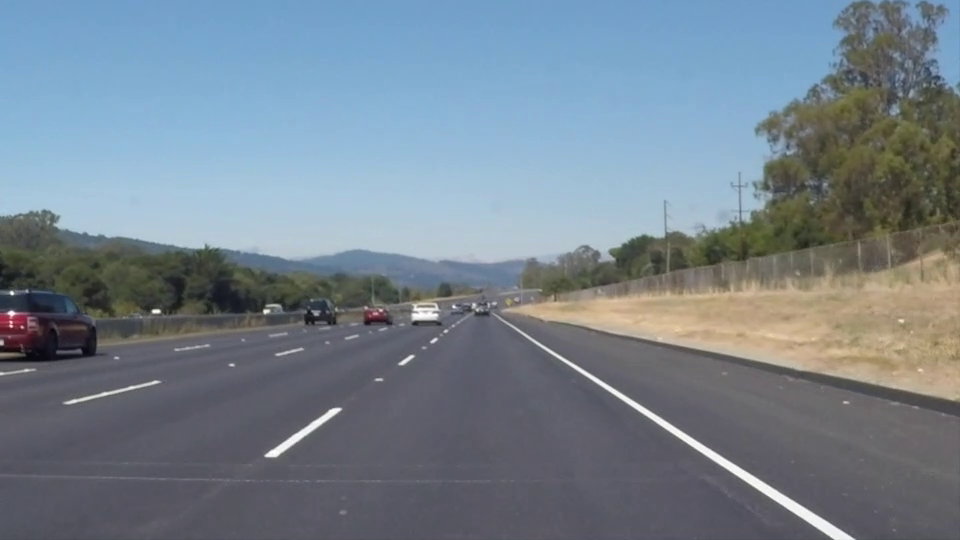
#> input picture frame 22 of test_videos/solidWhiteRight.mp4, 960 x 540 px
$ python runtime.py
#> lines starting #> are read from the running program, lines starting #| are printed output that depends on the picture; after the words box and inside, x2 and y2 are one past the last pixel; in counts of white or black regions, pixels touching at a corner belong together
### image_processing.py
import cv2
import numpy as np
import matplotlib.pyplot as plt


def filter_colours(img, low_filter = (0,200,0), high_filter = (120,255,120)):
    # This filter will filter out the ccolor oiut of white.

    img_hsv = cv2.cvtColor(img, cv2.COLOR_BGR2HSV)

    #low_filter = (0,200,0)
    #high_filter = (180, 255, 255)

    colour_mask = cv2.inRange(img_hsv, low_filter, high_filter)
    colour_mask = cv2.bitwise_not(colour_mask)
    colour_mask = np.stack((colour_mask,) * 3, axis=-1)

#    img_hsv[colour_mask != 0] = [0,0,0]
    img_bgr = cv2.bitwise_and(img, colour_mask)
    #img_bgr = cv2.cvtColor(img_hsv, cv2.COLOR_HSV2BGR)


    return img_bgr
    return colour_mask

def define_ROI(img, corners):

    mask = np.zeros_like(img)
    white = (255,255,255)

    cv2.fillPoly(mask, pts = [corners], color = white)


    img = cv2.bitwise_and(img, mask)

    return img

def blurring(img, kernel):
    img = cv2.cvtColor(img, cv2.COLOR_BGR2GRAY)
    blurred = cv2.GaussianBlur(img, (kernel, kernel), 0)
    return blurred

def edging(img, low, high):
    edged = cv2.Canny(img, low, high, None, 3)
    return edged

def detect_lines(img, angle):
    limit = np.tan(angle)
    img_c = img.copy()
    lines = cv2.HoughLinesP(img_c, 0.75, np.pi / 180 , threshold=10, minLineLength=10, maxLineGap=30)
    img_c = cv2.cvtColor(img_c, cv2.COLOR_GRAY2BGR)
    if lines is not None:
        for i in range(len(lines)):
            x0, y0, x1, y1 = lines[i][0]
            if x1 != x0:
                tangent = ((y1-y0)/(x1-x0))
            if abs(tangent) > limit:
                cv2.line(img_c, (x0, y0), (x1, y1), (255,0,0), 3, cv2.LINE_AA)
    rl, ll =checking_lines(lines, angle)

    return img_c, rl, ll

def checking_lines(lines, angle):
    #print(len(lines))
    left_lines = []
    right_lines = []
    limit = np.tan(angle)

    for i in range(len(lines)):
        x0, y0, x1, y1 = lines[i][0]
        if x1 != x0:
            tangent = ((y1-y0)/(x1-x0))
        if abs(tangent) > limit:
            if tangent > 0:
                left_lines.append([x0, y0, x1, y1])
            elif tangent < 0:
                right_lines.append([x0, y0, x1, y1])
        #print(lines[i][0], tangent, limit)
    #print('right', right_lines)
    #print('left',left_lines)


    return right_lines, left_lines

def unifying_lines(lin):

    tan = []
    con = []
    long  = []

    for i in range(len(lin)):
        #print(i, lin[i])
        x0, y0, x1, y1  = lin[i]
        if x1 !=x0:
            tangent = (y1-y0)/(x1-x0)
            b = y1 - tangent*x1
            length = np.sqrt((y1-y0)**2+(x1-x0)**2)
            if length > 20:
                tan.append(tangent)
                con.append(b)
                long.append(length)


    # add more weight to longer lines
    if len(tan) > 0:
        final_tangent= sum(np.array(long) * np.array(tan)) /np.sum(long)
        final_b = sum(np.array(long) * np.array(con)) /np.sum(long)
    else:
        final_tangent = None
        lane = None
        final_b = None
    return final_tangent, final_b

def write_lines(img, left, right):

	height = img.shape[0]
	blank = np.zeros_like(img)

    #left points
	if left != None:
		left_y0 = int(height)
		left_y1 = int(round((height * 0.7),0))
		left_x0 = round((left_y0 - left[1])/left[0])
		left_x1 = round((left_y1 - left[1])/left[0])
		cv2.line(blank, (left_x0,left_y0), (left_x1,left_y1),  (255,0,0), 15)

    #right points
	if right != None:
		right_y0 = int(height)
		right_y1 = int(round((height * 0.7),0))
		right_x0 = round(int(right_y0 - right[1])/right[0])
		right_x1 = round(int(right_y1 - right[1])/right[0])
		cv2.line(blank, (right_x0,right_y0), (right_x1,right_y1),  (255,0,0), 15)


	return cv2.addWeighted(img, 0.9, blank, 0.95, 0.0)

def process_img(img, type = 0):

    #type =
    img_show = img[:,:,::-1]

    # Cropping Params
    row = img.shape[0]
    col = img.shape[1]
    angle = 20*(np.pi/180) #(Tangent in degrees)


    up_left = [col* 0.35, row * 0.50]
    up_right = [col* 0.65, row * 0.5]
    bottom_left = [col * 0, row * 1]
    bottom_right = [col* 1,row * 1]
    corners = np.array([up_left, up_right, bottom_right, bottom_left], dtype = 'int32')
    # Blurring Pars
    blur_kernel = 15
    sigma = 0
    #Edging pars
    low = 50
    high = 150

    #Img_processing
    filtered = filter_colours(img)
    blurred = blurring(filtered, blur_kernel)
    edged = edging(blurred, low, high)
    detection_ROI = define_ROI(edged, corners)

    # detect the lines, returns the image and the left and right oriented lines
    lines_detected, rl, ll = detect_lines(detection_ROI, angle)
    #group the lines
    #print(ll, rl)
    right = unifying_lines(rl)
    left = unifying_lines(ll)
    #print(left, right)
    lines_refined = write_lines(img_show, left, right)


    # display for test
    if type == 1:
        fig = plt.figure(figsize = (15,10))
        fig.add_subplot(3,3,1)
        plt.title('Original')
        plt.imshow(img_show)
        fig.add_subplot(3,3,2)
        plt.title('Color Filter')
        plt.imshow(filtered)
        fig.add_subplot(3,3,3)
        plt.title('Blurred')
        plt.imshow(blurred, cmap = 'gray')
        fig.add_subplot(3,3,4)
        plt.title('Edge')
        plt.imshow(edged, cmap = 'gray')
        fig.add_subplot(3,3,5)
        plt.title('Region of Interest')
        plt.imshow(detection_ROI, cmap = 'gray')
        fig.add_subplot(3,3,6)
        plt.title('Lines')
        plt.imshow(lines_detected)
        fig.add_subplot(3,3,7)
        plt.title('Lines refined')
        plt.imshow(lines_refined, cmap = 'gray')
        plt.show()

    return lines_refined


# [19 lines left out: function write_ROI, not called in this run]


def main():
    pass
    #test img
    # img = cv2.imread('./test_images/solidWhiteCurve.jpg')
    # print(img.shape)


    # process_img(img, 1)


# [2 lines that do not run on import are left out]

### runtime.py
import cv2
import numpy as np
import image_processing as ip


type = 1 # 0 for test


cap = cv2.VideoCapture('./test_videos/solidWhiteRight.mp4')
#window_name = ('Face Recognition')
#cv2.namedWindow(window_name)

while True:
    ret, frame = cap.read()
#> frame is the input picture: shape (540, 960, 3); mean B, G, R 141.9, 130.7, 117.7
    if ret:
        key = cv2.waitKey(10)
#> (key Esc is pressed here)

        frame = ip.process_img(frame, 0)
#> in edging, `edged = cv2.Canny(img, low, high, None, 3)`:
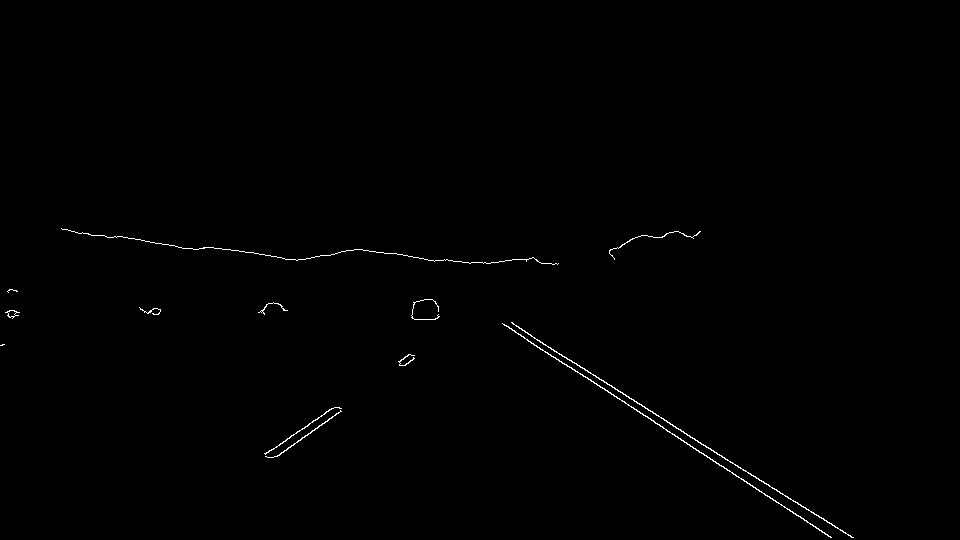
#> edged: shape (540, 960); 0.43% white in thin lines or dots, all inside (x1, y1, x2, y2) = (0, 228, 854, 538)
#> in define_ROI, `cv2.fillPoly(mask, pts = [corners], color = white)`:
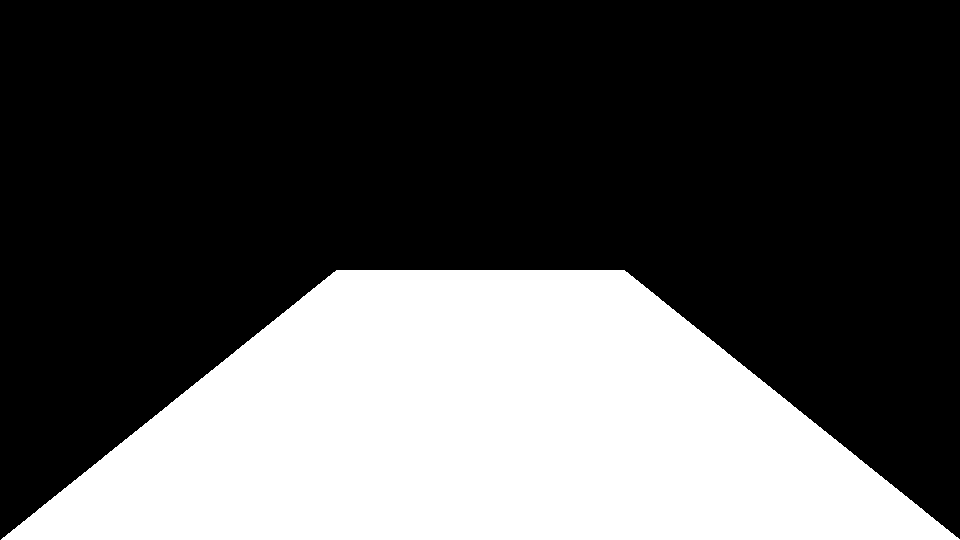
#> mask: shape (540, 960); 32.5% white; 1 white region, box (x1, y1, x2, y2) and area: (1, 270, 960, 540) 168546
#> in define_ROI, `img = cv2.bitwise_and(img, mask)`:
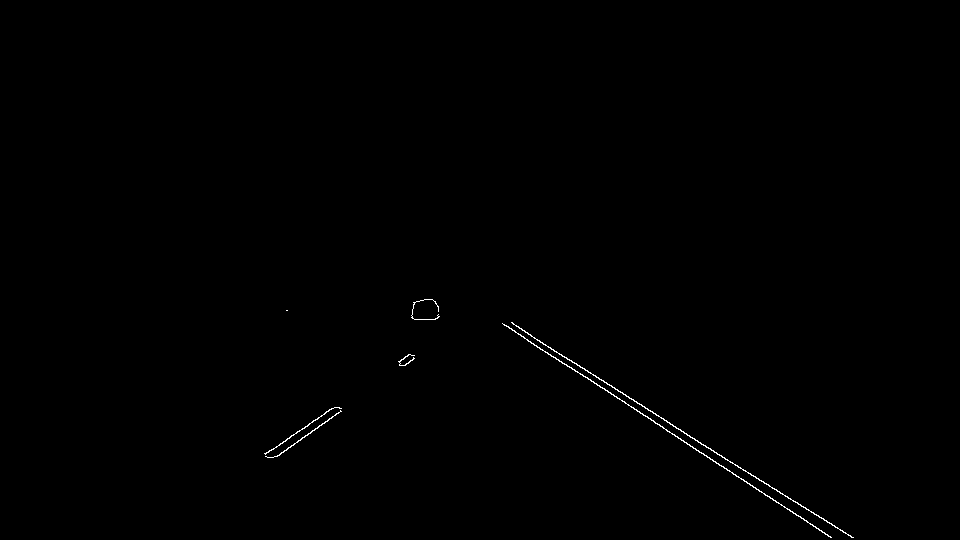
#> img: shape (540, 960); 0.28% white in thin lines or dots, all inside (x1, y1, x2, y2) = (264, 299, 854, 538)
#> in detect_lines, `lines = cv2.HoughLinesP(img_c, 0.75, np.pi / 180 , threshold=10, minLi..`: lines = 20 rows, first 6: [525, 332, 853, 537], [502, 323, 830, 536], [629, 398, 851, 537], [265, 454, 334, 407], [279, 455, 340, 411], [503, 324, 831, 537]
#> the loop in detect_lines, `for i in range(len(lines)):` made 20 passes
#> (x0, y0, x1, y1, tangent) on passes 1 to 8: (525, 332, 853, 537, 0.625), (502, 323, 830, 536, 0.649), (629, 398, 851, 537, 0.626), (265, 454, 334, 407, -0.681), (279, 455, 340, 411, -0.721), (503, 324, 831, 537, 0.649), (277, 456, 341, 408, -0.75), (414, 319, 435, 319, 0)
#> after the loop in detect_lines, `for i in range(len(lines)):`:
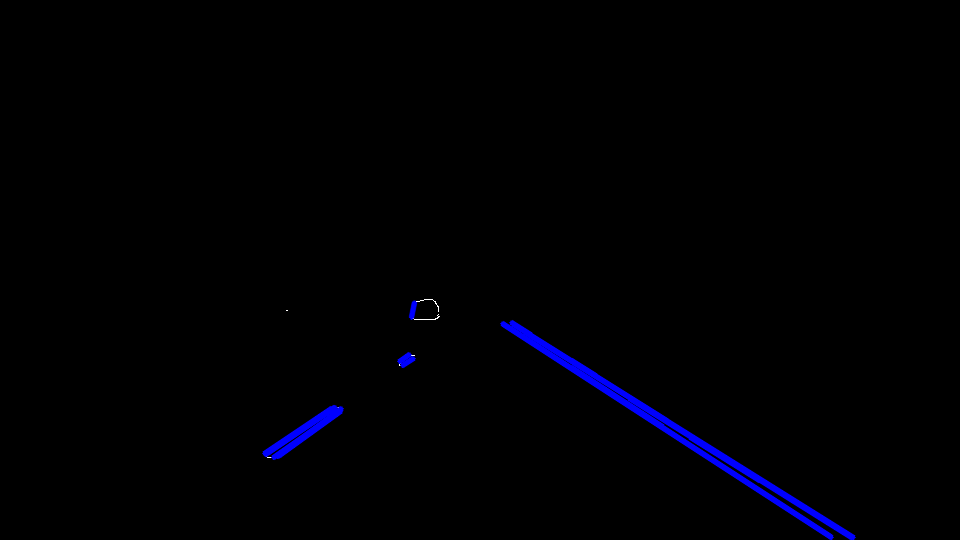
#> img_c: shape (540, 960, 3); mean B, G, R 3.1, 0, 0
#> the loop in checking_lines, `for i in range(len(lines)):` made 20 passes
#> after the loop in checking_lines, `for i in range(len(lines)):`: left_lines = [[525, 332, 853, 537], [502, 323, 830, 536], [629, 398, 851, 537], [503, 324, 831, 537], [513, 324, 666, 420], [571, 360, 595, 375], [511, 322, 530, 334], [571, 367, 662, 426], [690, 437, 759, 480]]; right_lines = [[265, 454, 334, 407], [279, 455, 340, 411], [277, 456, 341, 408], [399, 361, 409, 354], [268, 452, 335, 407], [273, 457, 340, 410], [402, 365, 413, 358], [411, 317, 414, 302], [264, 453, 331, 408]]
#> in detect_lines, `rl, ll =checking_lines(lines, angle)`: rl has the same summary as right_lines in checking_lines; ll has the same summary as left_lines in checking_lines
#> in process_img, `lines_detected, rl, ll = detect_lines(detection_ROI, angle)`: rl has the same summary as right_lines in checking_lines; ll has the same summary as left_lines in checking_lines
#> the loop in unifying_lines, `for i in range(len(lin)):` made 9 passes
#> (x0, y0, x1, y1, tangent, b, length) on passes 1 to 8: (265, 454, 334, 407, -0.681, 634.5, 83.49), (279, 455, 340, 411, -0.721, 656.2, 75.21), (277, 456, 341, 408, -0.75, 663.8, 80), (399, 361, 409, 354, -0.7, 640.3, 12.21), (268, 452, 335, 407, -0.672, 632, 80.71), (273, 457, 340, 410, -0.701, 648.5, 81.84), (402, 365, 413, 358, -0.636, 620.8, 13.04), (411, 317, 414, 302, -5, 2372, 15.3)
#> after the loop in unifying_lines, `for i in range(len(lin)):`: con = [634.5, 656.2, 663.8, 632, 648.5, 630.3]; long = [83.49, 75.21, 80, 80.71, 81.84, 80.71]; tan = [-0.681, -0.721, -0.75, -0.672, -0.701, -0.672]
#> in unifying_lines, `final_tangent= sum(np.array(long) * np.array(tan)) /np.sum(long)`: final_tangent = -0.699
#> in unifying_lines, `final_b = sum(np.array(long) * np.array(con)) /np.sum(long)`: final_b = 644
#> in process_img, `right = unifying_lines(rl)`: right = (-0.699, 644)
#> the loop in unifying_lines (call 2), `for i in range(len(lin)):` made 9 passes
#> (x0, y0, x1, y1, tangent, b, length) on passes 1 to 8: (525, 332, 853, 537, 0.625, 3.88, 386.8), (502, 323, 830, 536, 0.649, -2.99, 391.1), (629, 398, 851, 537, 0.626, 4.17, 261.9), (503, 324, 831, 537, 0.649, -2.64, 391.1), (513, 324, 666, 420, 0.627, 2.12, 180.6), (571, 360, 595, 375, 0.625, 3.12, 28.3), (511, 322, 530, 334, 0.632, -0.737, 22.47), (571, 367, 662, 426, 0.648, -3.21, 108.5)
#> in process_img, `left = unifying_lines(ll)`: left = (0.637, 0.573)
#> in write_lines, `left_x0 = round((left_y0 - left[1])/left[0])`: left_x0 = 847
#> in write_lines, `left_x1 = round((left_y1 - left[1])/left[0])`: left_x1 = 592
#> in write_lines, `right_x0 = round(int(right_y0 - right[1])/right[0])`: right_x0 = 149
#> in write_lines, `right_x1 = round(int(right_y1 - right[1])/right[0])`: right_x1 = 380
#> in write_lines, `cv2.line(blank, (right_x0,right_y0), (right_x1,right_y1),  (255,0,0), ..`:
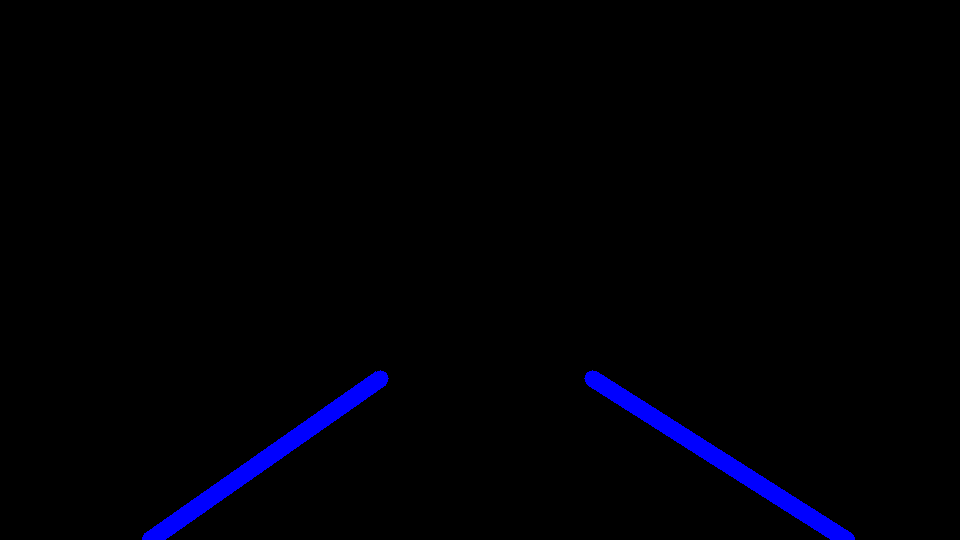
#> blank: shape (540, 960, 3); mean of channels 0, 1, 2 5, 0, 0; drawn as B, G, R
#> in write_lines, `return cv2.addWeighted(img, 0.9, blank, 0.95, 0.0)`:
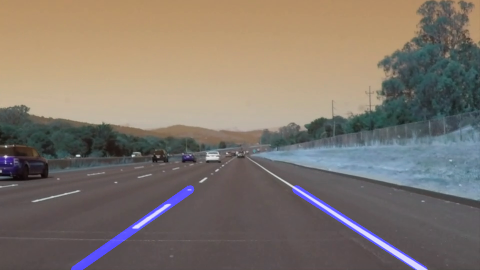
#> returned value: shape (540, 960, 3) (shown at 1/2 size); mean of channels 0, 1, 2 108.5, 117.6, 127.7; drawn as B, G, R
        frame = frame[:,:,::-1]
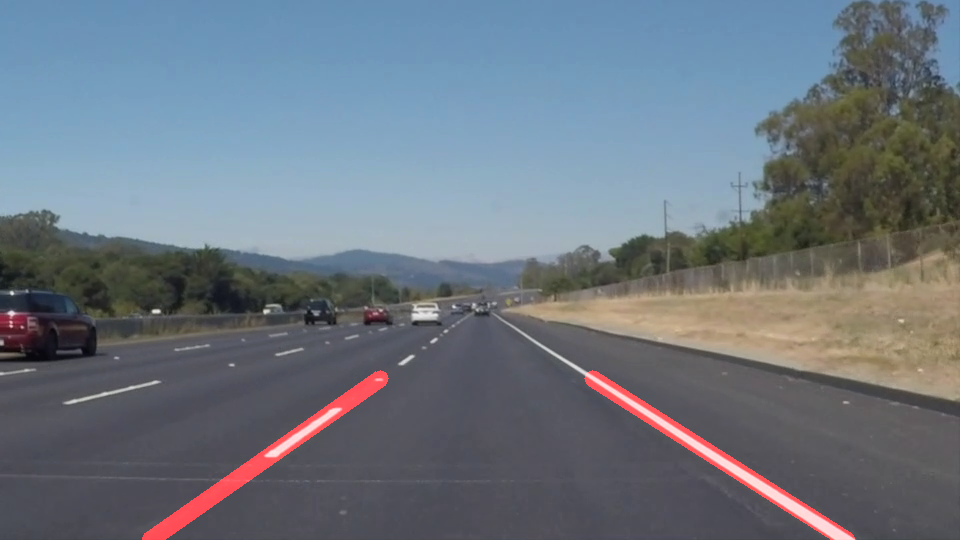
#> frame: shape (540, 960, 3); mean B, G, R 127.7, 117.6, 108.5
    if key == 27: #escape
        break

    cv2.imshow('Frame', frame)

    key = cv2.waitKey(20)
    #print(key)

cap.release()
cv2.destroyAllWindows()
cv2.waitKey(1)
